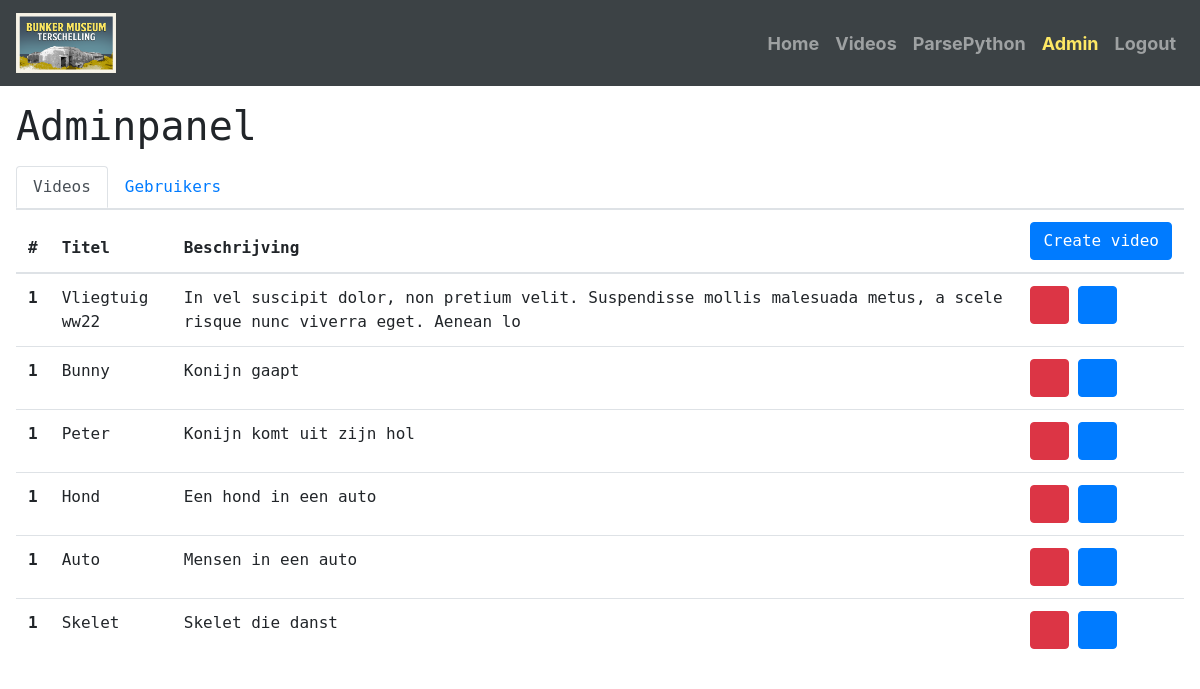
The page /admin (signed in) on the database its author committed.
### models.py (models this page shows)
class Video(db.Model):
    id = db.Column(db.Integer, primary_key=True)
    title = db.Column(db.String(64), index=True)
    beschrijving = db.Column(db.String(120), index=True)
    cords = db.Column(db.String(120), index=True)
    href = db.Column(db.String(120), index=True)

### admin.py (the view)
@admin.route("/admin", methods=['GET'])
@login_required
def adminPanel():
    video_data = Video.query.all()
    user_data = User.query.all()
    return render_template('admin/admin.html', video_data=video_data, user_data=user_data);

### __init__.py (called while the page is built)
@login_manager.user_loader
def load_user(user_id):
    return User.query.get(int(user_id))

### templates/admin/admin.html (shortened to what this page needs)
{% set active_page = "admin" %}
{% extends "base.html" %}
    {% block content %}
    <h1>Adminpanel</h1>
    <div class="nav nav-tabs" id="nav-tab" role="tablist" style="margin-top: 1em;">
        <a class="nav-link active" id="nav-home-tab" data-toggle="tab" href="#nav-home" role="tab"
            aria-controls="nav-home" aria-selected="true">Videos</a>
        <a class="nav-link" id="nav-profile-tab" data-toggle="tab" href="#nav-profile" role="tab"
            aria-controls="nav-profile" aria-selected="false">Gebruikers</a>
    </div>
    <div class="tab-content" id="nav-tabContent">
        <div class="tab-pane fade show active" id="nav-home" role="tabpanel" aria-labelledby="nav-home-tab">
            <table class="table">
                <thead>
                    <tr>
                        <th scope="col">#</th>
                        <th scope="col">Titel</th>
                        <th scope="col">Beschrijving</th>
                        <th scope="col">
                            <button type="button" class="btn btn-primary" data-toggle="modal" data-target="#CreateModal"
                                style="float: right;" data-whatever="@mdo">Create video</button>
                        </th>
                    </tr>
                </thead>
                <tbody>
                    {% for video in video_data %}
                    <tr>
                        <th scope="row">1</th>
                        <td>{{video.title}}</td>
                        <td>{{video.beschrijving}}</td>
                        <td><button type="button" class="btn btn-danger" data-toggle="modal"
                                data-target="#DeleteBevestiging"><i class="fa fa-trash" aria-hidden="true"></i></button>
                            <button type="button" class="btn btn-primary" data-toggle="modal"
                                data-target="#editModal{{ video.id }}" data-whatever="@mdo"><i class="fa fa-pencil"
                                    aria-hidden="true"></i></button>
                        </td>
                    </tr>
                    {% endfor %}
                </tbody>
            </table>
        </div>
    </div>
    </div>
    {% endblock %}

### templates/base.html (shortened to what this page needs)
<!DOCTYPE html>
<html>
<head>
    <link rel="stylesheet" href="{{ url_for('static', filename='css/style.css') }}" type="text/css">
    <link rel="stylesheet" href="{{ url_for('static', filename='css/bootstrap.min.css') }}" type="text/css">
    <link rel="stylesheet" href="{{ url_for('static', filename='css/font-awesome.min.css') }}" type="text/css">
</head>
<body>
    <div class="overlay">
        <div id="container">
            <header>
                <nav class="navbar  navbar-expand-lg navbar-dark  scrolling-navbar" id="test">
                    <a class="navbar-brand" href="{{ url_for('main.index') }}"><img class="nav-img-logo"
                            src="../static/images/LogoBunkersTS2.png" width="100px" height="60px"></img></a>
                    <div class="collapse navbar-collapse" id="navbarSupportedContent">
                        {% if current_user.is_authenticated %}
                        {% set navigation_bar = [
                        ('/', 'index', 'Home'),
                        ('/videos', 'Videos', 'Videos'),
                        ('/parsePython', 'parsePython', 'ParsePython'),
                        ('/admin', 'admin', 'Admin'),
                        ('/logout', 'logout','Logout'),
                        ] -%}
                        {% else %}
                        {% set navigation_bar = [
                        ('/login', 'Login', 'Login'),
                        ] -%}
                        {% endif %}
                        {% set active_page = active_page|default('index') -%}
                        <ul class=" navigation navbar-nav ml-auto menu">
                            {% for href, id, caption in navigation_bar %}
                            <li {% if id==active_page %} class="active" {% endif %}><a class="nav-link"
                                    href="{{ href|e }}">{{ caption|e }}</a>
                            </li>
                            {% endfor %}
                        </ul>
                    </div>
                </nav>
            </header>
            <main {%if active_page=="index" %} style="padding: 0 !important;" {%endif%}>
                {% block content %}
                {% endblock %}
        </div>
</body>

### static/css/style.css (style rules this page uses)
main { font-family: DejaVu Sans Mono, monospace; flex: 1; display: flex; word-break: break-all; padding: 1em; style="font-family: -apple-system, BlinkMacSystemFont, 'Segoe UI', Roboto, Oxygen, Ubuntu, Cantarell, 'Open Sans', 'Helvetica Neue', sans-serif;" }
.active .nav-link { color: #FEE864 !important; font-size: 18px; font-weight: bold; }
nav { background-color: #3C4245; }
nav a { color: #fff; font-size: 18px; font-weight: bold; }
#container { width: 100%; height: 100VH; margin: 0 auto; display: flex; flex-direction: column; }
html { height: 100%; }
body { height: 100%; margin: 0; background-repeat: no-repeat; background-attachment: fixed; }
.show { display: block; }

### rows shown on the page
Video: title "Vliegtuig ww22", beschrijving "In vel suscipit dolor, non pretium velit. Suspendisse mollis malesuada metus, a scelerisque nunc viverra eget. Aenean lo"
Video: title "Bunny", beschrijving "Konijn gaapt"
Video: title "Peter", beschrijving "Konijn komt uit zijn hol"
Video: title "Hond", beschrijving "Een hond in een auto"
Video: title "Auto", beschrijving "Mensen in een auto"
Video: title "Skelet", beschrijving "Skelet die danst"

### other values the page prints
{{ caption|e }} "Home" "Videos" "ParsePython" "Admin" "Logout"
